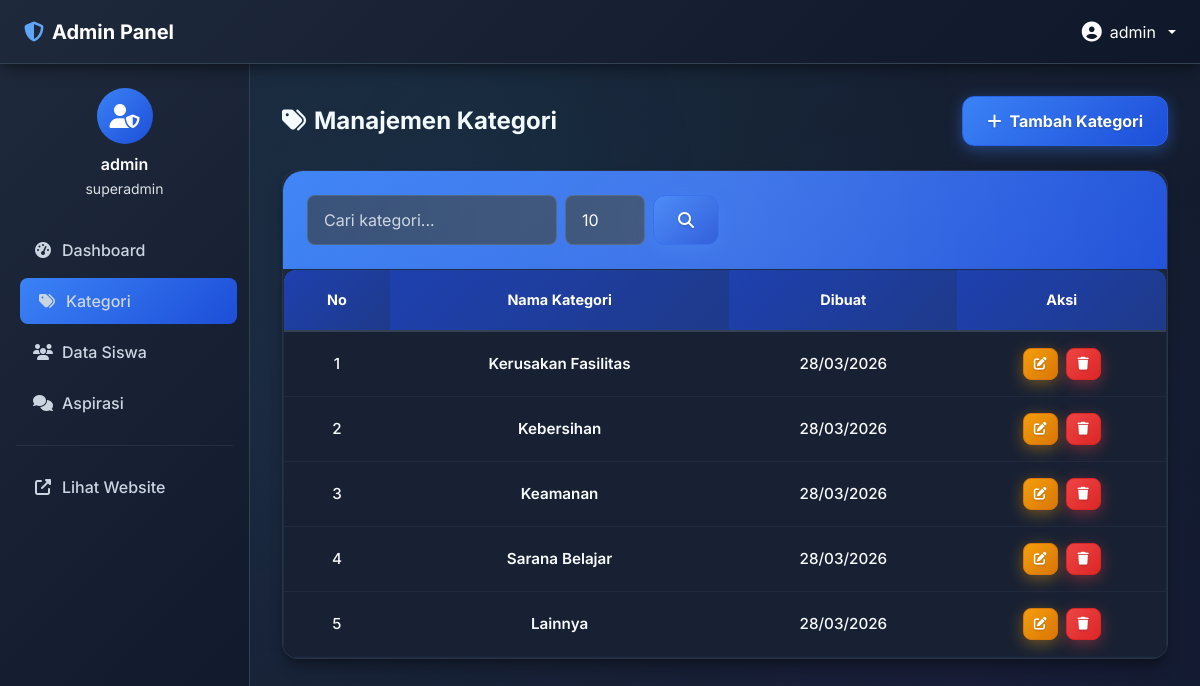
/admin/kategori/index.php (signed in), run on the app's committed database.
### tables this page shows
CREATE TABLE IF NOT EXISTS tb_kategori (
    id_kategori INT AUTO_INCREMENT PRIMARY KEY,
    ket_kategori VARCHAR(30) NOT NULL,
    created_at TIMESTAMP DEFAULT CURRENT_TIMESTAMP,
    updated_at TIMESTAMP DEFAULT CURRENT_TIMESTAMP ON UPDATE CURRENT_TIMESTAMP
);

### config/db.php (called while the page is built, shortened)
<?php
function url(string $path = ''): string {
    return BASE_PATH . '/' . ltrim($path, '/');
}

### includes/auth.php (called while the page is built, shortened)
<?php
function e(string $str): string {
    return htmlspecialchars($str, ENT_QUOTES, 'UTF-8');
}
function paginate(int $total, int $perPage, int $currentPage, string $baseUrl): array {
    $totalPages = (int) ceil($total / max(1, $perPage));
    $offset     = ($currentPage - 1) * $perPage;
    return [
        'total'       => $total,
        'per_page'    => $perPage,
        'current'     => $currentPage,
        'total_pages' => $totalPages,
        'offset'      => max(0, $offset),
        'base_url'    => $baseUrl,
    ];
}

### admin/kategori/index.php (the view, shortened to what this page needs)
<?php
require_once __DIR__ . '/../../config/db.php';
require_once __DIR__ . '/../../includes/auth.php';
$db     = getDB();
$search = trim($_GET['search'] ?? '');
$perPage = (int)($_GET['per_page'] ?? 10);
$page    = max(1, (int)($_GET['page'] ?? 1));
$where = '';
$params = [];
$total = $db->prepare("SELECT COUNT(*) FROM tb_kategori $where");
$total->execute($params);
$totalRows = (int)$total->fetchColumn();
$pagination = paginate($totalRows, $perPage, $page, url('admin/kategori/index.php') . "?search=" . urlencode($search) . "&per_page=$perPage");
$stmt = $db->prepare("SELECT * FROM tb_kategori $where ORDER BY id_kategori ASC LIMIT ? OFFSET ?");
$stmt->execute(array_merge($params, [$perPage, $pagination['offset']]));
$kategoris = $stmt->fetchAll();
require_once __DIR__ . '/../../includes/header_admin.php';
?>
<div class="d-flex justify-content-between align-items-center mb-4">
    <h4 class="text-white fw-bold mb-0"><i class="fas fa-tags me-2"></i>Manajemen Kategori</h4>
    <a href="<?= url('admin/kategori/create.php') ?>" class="btn btn-primary">
        <i class="fas fa-plus me-2"></i>Tambah Kategori
    </a>
</div>
<div class="card" style="background:rgba(30,41,59,.95);border:1px solid rgba(51,65,85,.5);border-radius:16px;">
    <div class="card-header">
        <form method="GET" class="d-flex gap-2 align-items-center flex-wrap">
            <input type="text" name="search" class="form-control" style="max-width:250px;"
                   placeholder="Cari kategori..." value="<?= e($search) ?>">
            <select name="per_page" class="form-select" style="width:80px;" onchange="this.form.submit()">
                <?php foreach ([5,10,25,50,100] as $pp): ?>
                <option value="<?= $pp ?>" <?= $pp===$perPage?'selected':'' ?>><?= $pp ?></option>
                <?php endforeach; ?>
            </select>
            <button type="submit" class="btn btn-primary"><i class="fas fa-search"></i></button>
        </form>
    </div>
    <div class="card-body p-0">
        <div class="table-responsive">
            <table class="table table-hover mb-0">
                <thead style="background:var(--gradient-accent);">
                    <tr>
                        <th class="text-white">No</th>
                        <th class="text-white">Nama Kategori</th>
                        <th class="text-white">Dibuat</th>
                        <th class="text-white text-center">Aksi</th>
                    </tr>
                </thead>
                <tbody>
                    <?php if (empty($kategoris)): ?>
                    <tr><td colspan="4" class="text-center text-muted-custom py-4">Belum ada kategori</td></tr>
                    <?php else: foreach ($kategoris as $i => $k): ?>
                    <tr>
                        <td class="text-light"><?= $pagination['offset'] + $i + 1 ?></td>
                        <td class="text-light fw-semibold"><?= e($k['ket_kategori']) ?></td>
                        <td class="text-light"><?= date('d/m/Y', strtotime($k['created_at'])) ?></td>
                        <td class="text-center">
                            <a href="<?= url('admin/kategori/edit.php') ?>?id=<?= $k['id_kategori'] ?>" class="btn btn-sm btn-warning me-1">
                                <i class="fas fa-edit"></i>
                            </a>
                            <form method="POST" action="<?= url('admin/kategori/delete.php') ?>" class="d-inline"
                                  onsubmit="return confirm('Hapus kategori ini? Semua aspirasi terkait juga akan dihapus.')">
                                <button type="submit" class="btn btn-sm btn-danger"><i class="fas fa-trash"></i></button>
                            </form>
                        </td>
                    </tr>
                    <?php endforeach; endif; ?>
                </tbody>
            </table>
        </div>
    </div>
</div>
<?php require_once __DIR__ . '/../../includes/footer_admin.php'; ?>

### data on the page
tb_kategori: offset "1", ket_kategori "Kerusakan Fasilitas", created_at "28/03/2026"
tb_kategori: offset "2", ket_kategori "Kebersihan", created_at "28/03/2026"
tb_kategori: offset "3", ket_kategori "Keamanan", created_at "28/03/2026"
tb_kategori: offset "4", ket_kategori "Sarana Belajar", created_at "28/03/2026"
tb_kategori: offset "5", ket_kategori "Lainnya", created_at "28/03/2026"

### other printed values
$admin['username'] "admin"
$admin['role'] "superadmin"
form field per_page "10"
